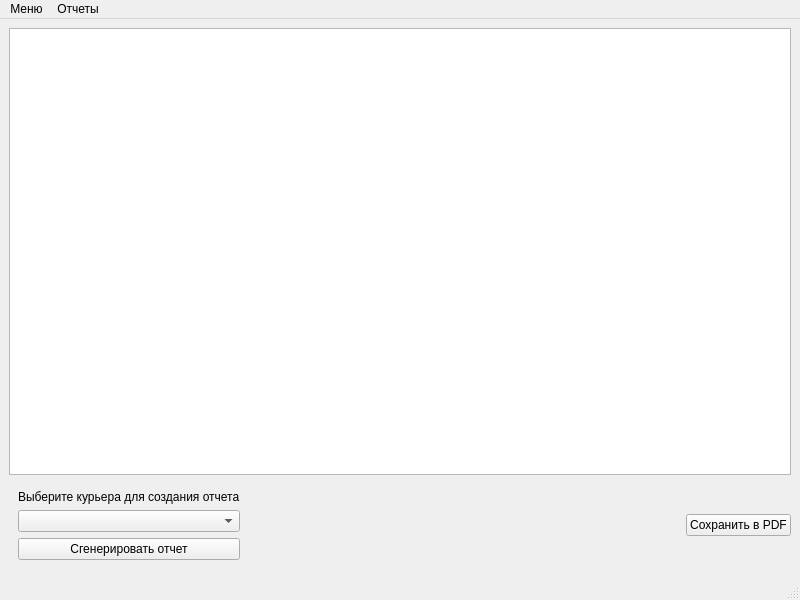
<?xml version="1.0" encoding="UTF-8"?>
<ui version="4.0">
 <class>reports</class>
 <widget class="QMainWindow" name="reports">
  <property name="geometry">
   <rect>
    <x>0</x>
    <y>0</y>
    <width>800</width>
    <height>600</height>
   </rect>
  </property>
  <property name="windowTitle">
   <string>Отчеты</string>
  </property>
  <widget class="QWidget" name="centralwidget">
   <layout class="QGridLayout" name="gridLayout">
    <item row="1" column="0">
     <widget class="QGroupBox" name="groupBox_2">
      <property name="styleSheet">
       <string notr="true">QGroupBox {border: none;}</string>
      </property>
      <property name="title">
       <string/>
      </property>
      <layout class="QGridLayout" name="gridLayout_2">
       <item row="2" column="0">
        <widget class="QPushButton" name="generate_report">
         <property name="enabled">
          <bool>true</bool>
         </property>
         <property name="text">
          <string>Сгенерировать отчет</string>
         </property>
        </widget>
       </item>
       <item row="0" column="0">
        <widget class="QLabel" name="label">
         <property name="text">
          <string>Выберите курьера для создания отчета</string>
         </property>
        </widget>
       </item>
       <item row="1" column="0">
        <widget class="QComboBox" name="courier_listbox"/>
       </item>
      </layout>
     </widget>
    </item>
    <item row="0" column="0" colspan="3">
     <widget class="QTableWidget" name="reports_fields"/>
    </item>
    <item row="1" column="2">
     <widget class="QPushButton" name="save_as_PDF">
      <property name="text">
       <string>Сохранить в PDF</string>
      </property>
     </widget>
    </item>
    <item row="1" column="1">
     <spacer name="horizontalSpacer">
      <property name="orientation">
       <enum>Qt::Orientation::Horizontal</enum>
      </property>
      <property name="sizeHint" stdset="0">
       <size>
        <width>40</width>
        <height>20</height>
       </size>
      </property>
     </spacer>
    </item>
   </layout>
  </widget>
  <widget class="QMenuBar" name="menubar">
   <property name="geometry">
    <rect>
     <x>0</x>
     <y>0</y>
     <width>800</width>
     <height>22</height>
    </rect>
   </property>
   <widget class="QMenu" name="menu">
    <property name="title">
     <string>Меню</string>
    </property>
    <addaction name="summary"/>
    <addaction name="data"/>
    <addaction name="separator"/>
    <addaction name="exit"/>
   </widget>
   <widget class="QMenu" name="menu_2">
    <property name="title">
     <string>Отчеты</string>
    </property>
    <addaction name="problematic_couriers"/>
    <addaction name="report_by_courier"/>
    <addaction name="full_analytical_report"/>
    <addaction name="report_by_category"/>
   </widget>
   <addaction name="menu"/>
   <addaction name="menu_2"/>
  </widget>
  <widget class="QStatusBar" name="statusbar"/>
  <action name="summary">
   <property name="text">
    <string>Сводная информация</string>
   </property>
   <property name="shortcut">
    <string>Ctrl+1</string>
   </property>
  </action>
  <action name="data">
   <property name="text">
    <string>Данные</string>
   </property>
   <property name="shortcut">
    <string>Ctrl+2</string>
   </property>
  </action>
  <action name="exit">
   <property name="text">
    <string>Выход</string>
   </property>
   <property name="shortcut">
    <string>Ctrl+X</string>
   </property>
  </action>
  <action name="action_5">
   <property name="text">
    <string>Журнал уведомлений</string>
   </property>
   <property name="shortcut">
    <string>Ctrl+3</string>
   </property>
  </action>
  <action name="problematic_couriers">
   <property name="text">
    <string>Проблемные курьеры</string>
   </property>
   <property name="shortcut">
    <string>Alt+1</string>
   </property>
  </action>
  <action name="report_by_courier">
   <property name="text">
    <string>Отчет по курьеру</string>
   </property>
   <property name="shortcut">
    <string>Alt+2</string>
   </property>
  </action>
  <action name="full_analytical_report">
   <property name="text">
    <string>Отчет по всем курьерам</string>
   </property>
   <property name="shortcut">
    <string>Alt+3</string>
   </property>
  </action>
  <action name="report_by_category">
   <property name="text">
    <string>Отчет по категории</string>
   </property>
   <property name="shortcut">
    <string>Alt+4</string>
   </property>
  </action>
  <action name="average_cost_report">
   <property name="text">
    <string>Отчет по средней стоимости заказа</string>
   </property>
   <property name="shortcut">
    <string>Alt+5</string>
   </property>
  </action>
 </widget>
 <resources/>
 <connections/>
</ui>
